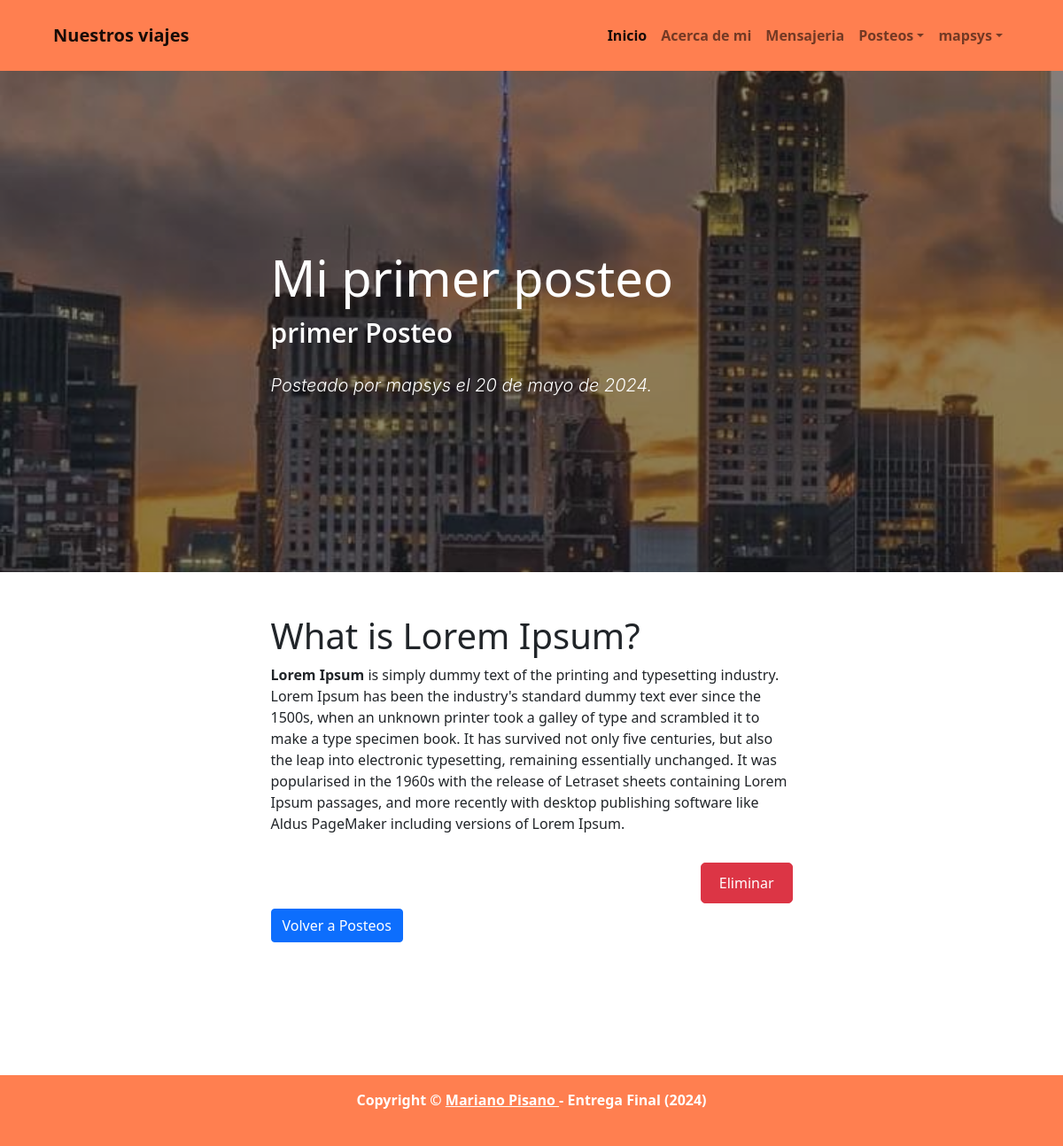
The app's page /posteos/posteos/detail/7 (signed in) with its own data.
### posteos/models.py (models this page shows)
class Posteo(models.Model):
    titulo         = models.CharField(max_length=255)
    subtitulo      = models.CharField(max_length=255)
    contenido      = RichTextField(null=True)
    autor          = models.ForeignKey(User, on_delete=models.CASCADE)
    fecha_creacion = models.DateField(auto_now_add=True, auto_now=False)
    imagen         = models.ImageField(upload_to='galeria', null=True, blank=True)

### posteos/views.py (the view)
# urls.py: path("posteos/detail/<int:pk>", views.PosteoDetail.as_view(), name="posteo_detail"),
class PosteoDetail(LoginRequiredMixin, DetailView):
    model = models.Posteo

### posteos/templates/posteos/posteo_detail.html (shortened to what this page needs)
{% extends 'core/base.html' %}
{% load static %}
{% block bloque_header %}
    <header class="post" style="background-image: url('{{ object.imagen.url }}')">
        <div class="container position-relative px-4 px-lg-5">
            <div class="row gx-4 gx-lg-5 justify-content-center">
                <div class="col-md-10 col-lg-8 col-xl-7">
                    <div class="post-heading">
                        <h1>{{ object.titulo }}</h1>
                        <h2 class="subheading">{{ object.subtitulo }}</h2>
                        <span class="meta">
                            Posteado por {{ object.autor }} el {{ object.fecha_creacion }}.
                        </span>
                    </div>
                </div>
            </div>
        </div>
    </header>
{% endblock bloque_header %}
{% block bloque_contenido %}
    <article class="mb-4">
        <div class="container px-4 px-lg-5 contenido-con-footer">
            <div class="row gx-4 gx-lg-5 justify-content-center">
                <div class="col-md-10 col-lg-8 col-xl-7">
                    {{ object.contenido | safe }}
                    {% if object.autor == request.user %}
                    <div class="d-flex justify-content-end">
                        <a href="{% url 'posteos:confirmar_eliminacion' object.id %}" class="btn btn-danger mt-3">Eliminar</a>
                    </div>
                    <div class="fs-3 pb-4">
                        <a class="btn btn-primary" href="{% url 'posteos:home' %}">Volver a Posteos</a>
                    </div>
                    {% endif %}
                </div>
            </div>
        </div>
    </article>
{% endblock bloque_contenido %}

### core/templates/core/base.html (shortened to what this page needs)
{% load static %}
<!DOCTYPE html>
<html lang="en">
<head>
    {% load static %}
    <link rel="stylesheet"
          href="https://cdn.jsdelivr.net/npm/bootstrap-icons@1.9.1/font/bootstrap-icons.css">
    <link href="{% static 'css/styles.css' %}" rel="stylesheet" />
</head>
<body>
{% load static %}
<nav style="background-color: coral;
            color: black;
            font-weight: bold;
            height: 80px"
     class="navbar navbar-expand-lg navbar-light ">
  <div class="container-fluid">
    <a class="navbar-brand px-5 " href="{% url 'core:home' %}">Nuestros viajes</a>
    <div class="collapse navbar-collapse me-5" id="navbarSupportedContent">
      <ul class="navbar-nav ms-auto py-4 py-lg-0">
        <li class="nav-item">
          <a class="nav-link active"
             aria-current="page"
             href="{% url 'core:home' %}">Inicio</a>
        </li>
        <li class="nav-item">
          <a class="nav-link"
             href="{% url 'core:about' %}">Acerca de mi</a>
        </li>
        {% if request.user.is_authenticated %}
          <li class="nav-item">
            <a class="nav-link" href="{% url 'mensajes:home' %}">Mensajeria</a>
          </li>
          <li class="nav-item dropdown">
            <a class="nav-link dropdown-toggle"
               href="#"
               role="button"
               data-bs-toggle="dropdown"
               aria-expanded="false">Posteos</a>
          </li>
          <li class="nav-item dropdown">
            <a class="nav-link dropdown-toggle"
               href="#"
               role="button"
               data-bs-toggle="dropdown"
               aria-expanded="false">{{ request.user.username }}</a>
          </li>
        {% endif %}
      </ul>
    </div>
  </div>
</nav>
{% block bloque_header %}{% endblock bloque_header %}
{% block bloque_contenido %}
{% endblock bloque_contenido %}
<footer style="background-color: coral;
               color: black;
               font-weight: bold;
               height: 80px"
        class="footer mt-auto py-3 fixed-bottom">
  <div class="container">
    <p class="m-0 text-center text-white">
      Copyright &copy;
      <a href="{% url 'core:about' %}" style="color: white; text-decoration: underline;">
        Mariano Pisano
      </a>
      - Entrega Final (2024)
    </p>
  </div>
</footer>
</body>
</html>

### posteos/templates/posteos/posteo_detail.html (style rules this page uses)
html, body { height: 100%; margin: 0; padding: 0; }
.contenido-con-footer { min-height: calc(100vh - 200px); padding-bottom: 50px; }
.post { background-size: cover; background-position: center; }
.btn-danger { display: inline-block; padding: 10px 20px; background-color: #dc3545; color: white; text-decoration: none; border-radius: 5px; transition: background-color 0.3s; }
.d-flex { display: flex; }
.justify-content-end { justify-content: flex-end; }

### records on screen
Posteo: imagen (picture), titulo "Mi primer posteo", subtitulo "primer Posteo", autor "mapsys", fecha_creacion "20 de mayo de 2024", contenido "What is Lorem Ipsum? Lorem Ipsum is simply dummy text of the printing and typesetting industry. Lorem Ipsum has been the industry's standard dummy text ever since the 1500s, when an unknown printer took a galley of type and scrambled it to make a type specimen book. It has survived not only five centuries, but also the leap into electronic typesetting, remaining essentially unchanged. It was popularised in the 1960s with the release of Letraset sheets containing Lorem Ipsum passages, and more recently with desktop publishing software like Aldus PageMaker including versions of Lorem Ipsum."

### other values on screen
{{ request.user.username }} "mapsys"
